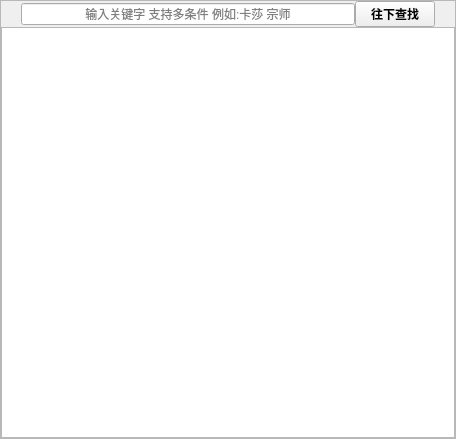
<?xml version="1.0" encoding="UTF-8"?>
<ui version="4.0">
 <class>FormStrategyList</class>
 <widget class="QWidget" name="FormStrategyList">
  <property name="geometry">
   <rect>
    <x>0</x>
    <y>0</y>
    <width>456</width>
    <height>439</height>
   </rect>
  </property>
  <property name="windowTitle">
   <string>Form</string>
  </property>
  <layout class="QHBoxLayout" name="horizontalLayout">
   <property name="spacing">
    <number>0</number>
   </property>
   <property name="leftMargin">
    <number>0</number>
   </property>
   <property name="topMargin">
    <number>0</number>
   </property>
   <property name="rightMargin">
    <number>0</number>
   </property>
   <property name="bottomMargin">
    <number>0</number>
   </property>
   <property name="contentsMargins" stdset="0">
    <rect>
     <x>0</x>
     <y>0</y>
     <width>0</width>
     <height>0</height>
    </rect>
   </property>
   <item>
    <widget class="QFrame" name="frame">
     <property name="frameShape">
      <enum>QFrame::StyledPanel</enum>
     </property>
     <property name="frameShadow">
      <enum>QFrame::Raised</enum>
     </property>
     <layout class="QVBoxLayout" name="verticalLayout">
      <property name="spacing">
       <number>0</number>
      </property>
      <property name="leftMargin">
       <number>0</number>
      </property>
      <property name="topMargin">
       <number>0</number>
      </property>
      <property name="rightMargin">
       <number>0</number>
      </property>
      <property name="bottomMargin">
       <number>0</number>
      </property>
      <property name="contentsMargins" stdset="0">
       <rect>
        <x>2</x>
        <y>2</y>
        <width>2</width>
        <height>2</height>
       </rect>
      </property>
      <item>
       <layout class="QHBoxLayout" name="search_layout">
        <item>
         <spacer name="horizontalSpacer_2">
          <property name="orientation">
           <enum>Qt::Horizontal</enum>
          </property>
          <property name="sizeType">
           <enum>QSizePolicy::Minimum</enum>
          </property>
          <property name="sizeHint" stdset="0">
           <size>
            <width>20</width>
            <height>20</height>
           </size>
          </property>
         </spacer>
        </item>
        <item>
         <widget class="QLineEdit" name="search_input">
          <property name="alignment">
           <set>Qt::AlignCenter</set>
          </property>
          <property name="placeholderText">
           <string>输入关键字 支持多条件 例如:卡莎 宗师</string>
          </property>
         </widget>
        </item>
        <item>
         <widget class="QPushButton" name="search_button">
          <property name="font">
           <font>
            <family>ADMUI3Lg</family>
            <weight>75</weight>
            <bold>true</bold>
           </font>
          </property>
          <property name="text">
           <string>往下查找</string>
          </property>
         </widget>
        </item>
        <item>
         <spacer name="horizontalSpacer">
          <property name="orientation">
           <enum>Qt::Horizontal</enum>
          </property>
          <property name="sizeType">
           <enum>QSizePolicy::Minimum</enum>
          </property>
          <property name="sizeHint" stdset="0">
           <size>
            <width>20</width>
            <height>20</height>
           </size>
          </property>
         </spacer>
        </item>
       </layout>
      </item>
      <item>
       <widget class="QTableWidget" name="tw_strategy_list">
        <property name="rowCount">
         <number>0</number>
        </property>
        <property name="columnCount">
         <number>0</number>
        </property>
       </widget>
      </item>
     </layout>
    </widget>
   </item>
  </layout>
 </widget>
 <resources/>
 <connections/>
</ui>
